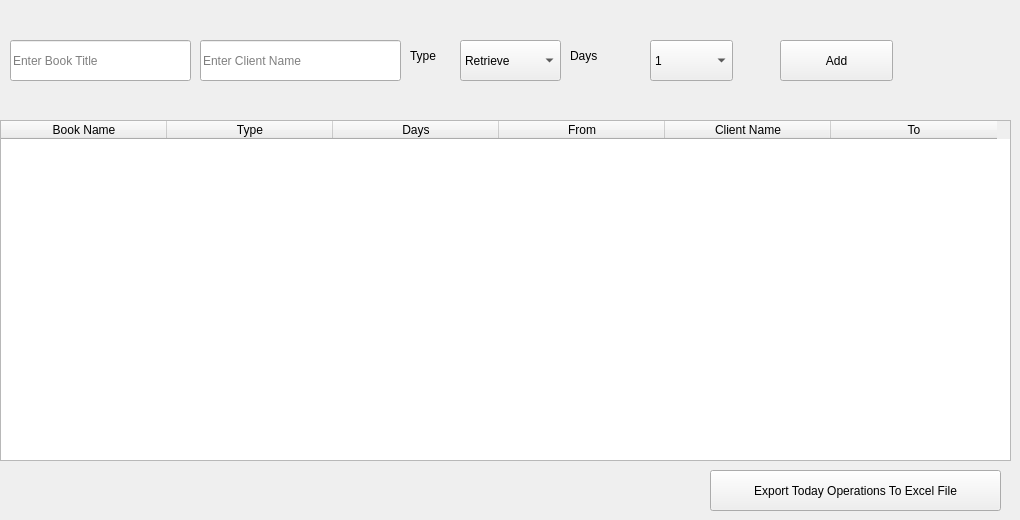
    <widget class="QWidget" name="tab">
     <attribute name="title">
      <string>Tab 1</string>
     </attribute>
     <widget class="QTableWidget" name="tableWidget">
      <property name="geometry">
       <rect>
        <x>0</x>
        <y>120</y>
        <width>1011</width>
        <height>341</height>
       </rect>
      </property>
      <property name="selectionBehavior">
       <enum>QAbstractItemView::SelectRows</enum>
      </property>
      <attribute name="horizontalHeaderDefaultSectionSize">
       <number>166</number>
      </attribute>
      <column>
       <property name="text">
        <string>Book Name</string>
       </property>
      </column>
      <column>
       <property name="text">
        <string>Type</string>
       </property>
      </column>
      <column>
       <property name="text">
        <string>Days</string>
       </property>
      </column>
      <column>
       <property name="text">
        <string>From</string>
       </property>
      </column>
      <column>
       <property name="text">
        <string>Client Name</string>
       </property>
      </column>
      <column>
       <property name="text">
        <string>To</string>
       </property>
      </column>
     </widget>
     <widget class="QPushButton" name="pushButton_6">
      <property name="geometry">
       <rect>
        <x>780</x>
        <y>40</y>
        <width>113</width>
        <height>41</height>
       </rect>
      </property>
      <property name="styleSheet">
       <string notr="true"/>
      </property>
      <property name="text">
       <string>Add</string>
      </property>
     </widget>
     <widget class="QLineEdit" name="lineEdit">
      <property name="geometry">
       <rect>
        <x>10</x>
        <y>40</y>
        <width>181</width>
        <height>41</height>
       </rect>
      </property>
      <property name="placeholderText">
       <string>Enter Book Title</string>
      </property>
      <property name="clearButtonEnabled">
       <bool>true</bool>
      </property>
     </widget>
     <widget class="QComboBox" name="comboBox">
      <property name="geometry">
       <rect>
        <x>460</x>
        <y>40</y>
        <width>101</width>
        <height>41</height>
       </rect>
      </property>
      <item>
       <property name="text">
        <string>Retrieve</string>
       </property>
      </item>
      <item>
       <property name="text">
        <string>rent</string>
       </property>
      </item>
     </widget>
     <widget class="QComboBox" name="comboBox_2">
      <property name="geometry">
       <rect>
        <x>650</x>
        <y>40</y>
        <width>83</width>
        <height>41</height>
       </rect>
      </property>
      <item>
       <property name="text">
        <string>1</string>
       </property>
      </item>
      <item>
       <property name="text">
        <string>2</string>
       </property>
      </item>
      <item>
       <property name="text">
        <string>3</string>
       </property>
      </item>
      <item>
       <property name="text">
        <string>4</string>
       </property>
      </item>
      <item>
       <property name="text">
        <string>5</string>
       </property>
      </item>
      <item>
       <property name="text">
        <string>6</string>
       </property>
      </item>
      <item>
       <property name="text">
        <string>7</string>
       </property>
      </item>
      <item>
       <property name="text">
        <string>8</string>
       </property>
      </item>
      <item>
       <property name="text">
        <string>9</string>
       </property>
      </item>
      <item>
       <property name="text">
        <string>10</string>
       </property>
      </item>
     </widget>
     <widget class="QLabel" name="label">
      <property name="geometry">
       <rect>
        <x>410</x>
        <y>40</y>
        <width>51</width>
        <height>31</height>
       </rect>
      </property>
      <property name="text">
       <string>Type</string>
      </property>
     </widget>
     <widget class="QLabel" name="label_2">
      <property name="geometry">
       <rect>
        <x>570</x>
        <y>40</y>
        <width>51</width>
        <height>31</height>
       </rect>
      </property>
      <property name="text">
       <string>Days</string>
      </property>
     </widget>
     <widget class="QLineEdit" name="lineEdit_29">
      <property name="geometry">
       <rect>
        <x>200</x>
        <y>40</y>
        <width>201</width>
        <height>41</height>
       </rect>
      </property>
      <property name="placeholderText">
       <string>Enter Client Name</string>
      </property>
      <property name="clearButtonEnabled">
       <bool>true</bool>
      </property>
     </widget>
     <widget class="QPushButton" name="pushButton_29">
      <property name="geometry">
       <rect>
        <x>710</x>
        <y>470</y>
        <width>291</width>
        <height>41</height>
       </rect>
      </property>
      <property name="styleSheet">
       <string notr="true"/>
      </property>
      <property name="text">
       <string>Export Today Operations To Excel File</string>
      </property>
     </widget>
    </widget>
